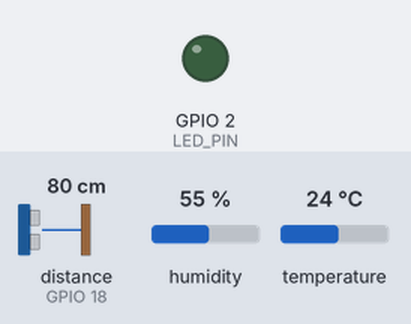
Bench run of a sketch on a simulated ESP32. Shown: output pins drawn as LEDs (lit = HIGH). Wiring (from diagram.json): ultrasonic range finder: trigger GPIO 5; echo GPIO 18. The test bench sets the inputs (shaded band); at power-on: distance to the obstacle (sensor on GPIO 18) 80 cm, humidity 55 %, temperature 24 °C. The echo pulse lasts 58.3 µs per cm; WiFi joins after 1.5 s; servers stay silent unless stated; no MQTT or app messages arrive unless stated; pins used as bus, display or sensor lines are not drawn; what the sketch prints to the serial monitor is not drawn.

Above: at 3.7 s.
At 5.07 s:
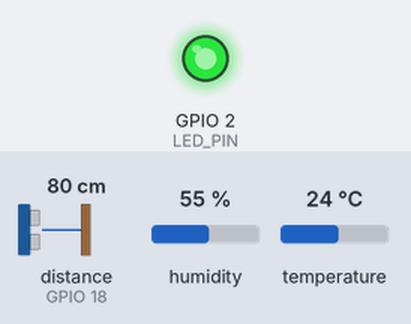
Timing chart, 0 to 9.0 s (numbered marks = the images above):
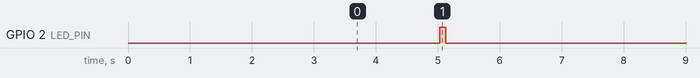

Measured:
- by itself, GPIO 2 (LED_PIN): alternates HIGH for 0.10 s and LOW for 4.9 s

The sketch:

sketch.ino
```cpp
#include <WiFi.h>
#include <PubSubClient.h>
#include <DHTesp.h>
#include <math.h>
const char* WIFI_SSID = "Wokwi-GUEST";
const char* WIFI_PASSWORD = "";
const char* MQTT_SERVER = "thingsboard.cloud";
const int MQTT_PORT = 1883;
const char* TOKEN = ""; // dán access token của thiết bị ThingsBoard, KHÔNG commit token thật
const int DHT_PIN = 15;
const int TRIG_PIN = 5;
const int ECHO_PIN = 18;
const int LED_PIN = 2;
const unsigned long SEND_INTERVAL = 5000;
const unsigned long RETRY_INTERVAL = 3000;
WiFiClient wifiClient;
PubSubClient mqttClient(wifiClient);
DHTesp dht;
unsigned long lastSend = 0;
unsigned long lastMqttAttempt = 0;
unsigned long sequenceNo = 0;
void connectWiFi() {
  if (WiFi.status() == WL_CONNECTED) return;
  Serial.println("[WiFi] Dang ket noi...");
  WiFi.mode(WIFI_STA);
  WiFi.begin(WIFI_SSID, WIFI_PASSWORD, 6);
  unsigned long start = millis();
  while (WiFi.status() != WL_CONNECTED &&
         millis() - start < 15000) {
    delay(500);
    Serial.print(".");
  }
  Serial.println();
  if (WiFi.status() == WL_CONNECTED) {
    Serial.println("[WiFi] OK");
    Serial.print("[WiFi] IP: ");
    Serial.println(WiFi.localIP());
  } else {
    Serial.println("[WiFi] TIMEOUT");
  }
}
bool connectMQTT() {
  if (mqttClient.connected()) return true;
  Serial.print("[MQTT] Connecting to ");
  Serial.println(MQTT_SERVER);
  String clientId = "ESP32-IoT-" +
                    String((uint32_t)ESP.getEfuseMac(), HEX);
  bool connected = mqttClient.connect(
    clientId.c_str(),
    TOKEN,
    ""
  );
  if (connected) {
    Serial.println("[MQTT] CONNECTED");
    return true;
  }
  Serial.print("[MQTT] FAILED, state = ");
  Serial.println(mqttClient.state());
  return false;
}
float readDistanceCm() {
  digitalWrite(TRIG_PIN, LOW);
  delayMicroseconds(2);
  digitalWrite(TRIG_PIN, HIGH);
  delayMicroseconds(10);
  digitalWrite(TRIG_PIN, LOW);
  unsigned long duration = pulseIn(ECHO_PIN, HIGH, 30000);
  if (duration == 0) return NAN;
  return duration * 0.0343f / 2.0f;
}
void setup() {
  Serial.begin(115200);
  delay(1000);
  Serial.println();
  Serial.println("===== ESP32 IOT START =====");
  pinMode(TRIG_PIN, OUTPUT);
  pinMode(ECHO_PIN, INPUT);
  pinMode(LED_PIN, OUTPUT);
  digitalWrite(TRIG_PIN, LOW);
  digitalWrite(LED_PIN, LOW);
  dht.setup(DHT_PIN, DHTesp::DHT22);
  mqttClient.setServer(MQTT_SERVER, MQTT_PORT);
  mqttClient.setBufferSize(256);
  mqttClient.setSocketTimeout(5);
  connectWiFi();
}
void loop() {
  if (WiFi.status() != WL_CONNECTED) {
    connectWiFi();
    delay(100);
    return;
  }
  mqttClient.loop();
  if (!mqttClient.connected()) {
    if (millis() - lastMqttAttempt >= RETRY_INTERVAL) {
      lastMqttAttempt = millis();
      connectMQTT();
    }
    delay(10);
    return;
  }
  if (millis() - lastSend < SEND_INTERVAL) return;
  lastSend = millis();
  TempAndHumidity data = dht.getTempAndHumidity();
  float distance = readDistanceCm();
  Serial.println();
  Serial.println("===== SENSOR READINGS =====");
  bool validDht = isfinite(data.temperature) &&
                  isfinite(data.humidity);
  if (validDht) {
    Serial.printf("Temperature: %.2f C\n", data.temperature);
    Serial.printf("Humidity: %.2f %%\n", data.humidity);
  } else {
    Serial.println("[DHT22] READ ERROR");
  }
  if (isfinite(distance)) {
    Serial.printf("Distance: %.2f cm\n", distance);
  } else {
    Serial.println("[HC-SR04] READ ERROR");
  }
  if (!validDht && !isfinite(distance)) {
    Serial.println("[Sensor] Khong co du lieu hop le");
    return;
  }
  char payload[256];
  if (validDht && isfinite(distance)) {
    snprintf(
      payload, sizeof(payload),
      "{\"temperature\":%.2f,\"humidity\":%.2f,"
      "\"distance_cm\":%.2f,\"rssi\":%d,"
      "\"sequence\":%lu,\"uptime_s\":%lu}",
      data.temperature, data.humidity, distance,
      WiFi.RSSI(), ++sequenceNo, millis() / 1000UL
    );
  } else if (validDht) {
    snprintf(
      payload, sizeof(payload),
      "{\"temperature\":%.2f,\"humidity\":%.2f,"
      "\"rssi\":%d,\"sequence\":%lu,\"uptime_s\":%lu}",
      data.temperature, data.humidity,
      WiFi.RSSI(), ++sequenceNo, millis() / 1000UL
    );
  } else {
    snprintf(
      payload, sizeof(payload),
      "{\"distance_cm\":%.2f,\"rssi\":%d,"
      "\"sequence\":%lu,\"uptime_s\":%lu}",
      distance, WiFi.RSSI(), ++sequenceNo, millis() / 1000UL
    );
  }
  Serial.print("[MQTT] Payload: ");
  Serial.println(payload);
  bool ok = mqttClient.publish(
    "v1/devices/me/telemetry",
    payload
  );
  if (ok) {
    Serial.println("[MQTT] PUBLISH OK");
    digitalWrite(LED_PIN, HIGH);
    delay(100);
    digitalWrite(LED_PIN, LOW);
  } else {
    Serial.println("[MQTT] PUBLISH FAILED");
  }
}
```
